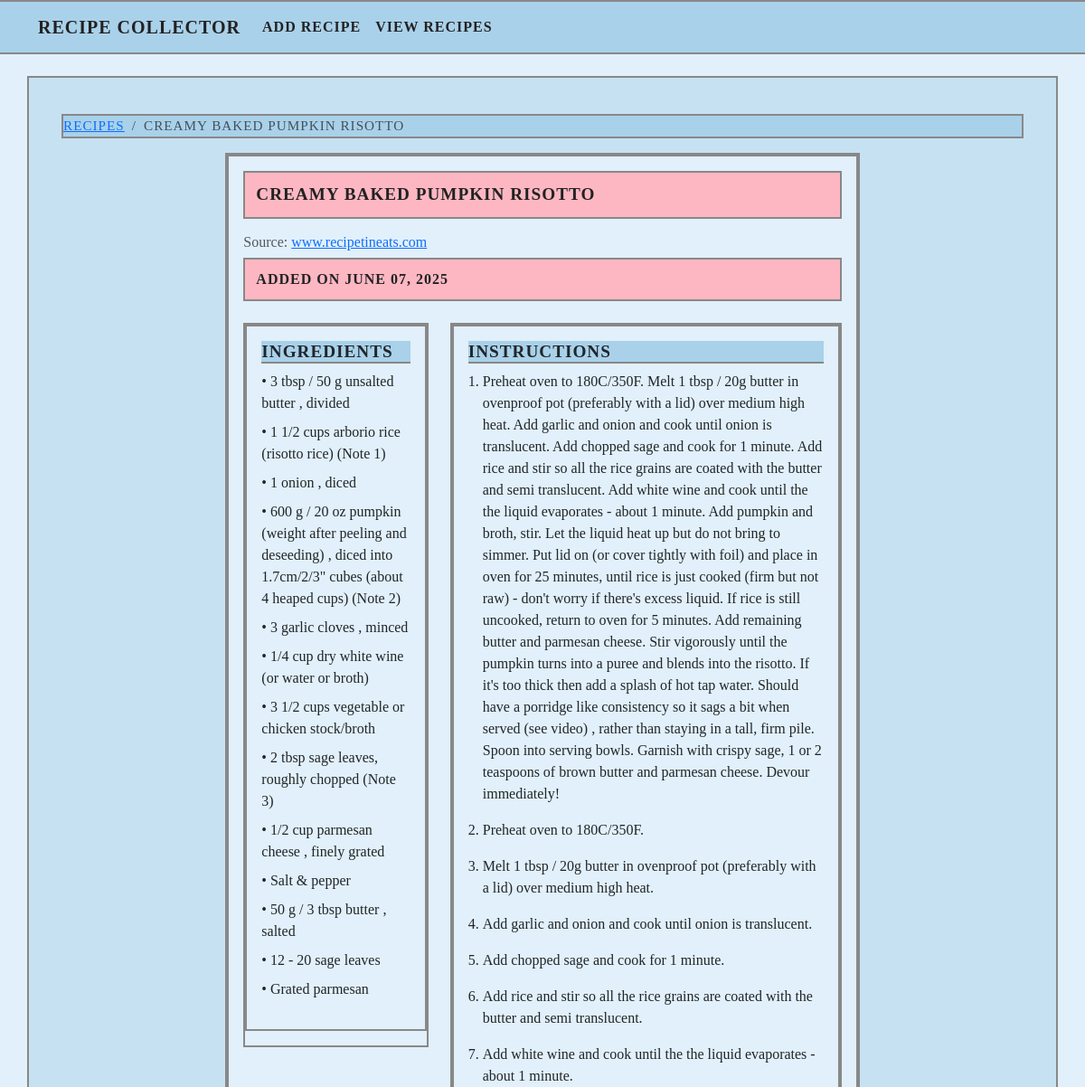
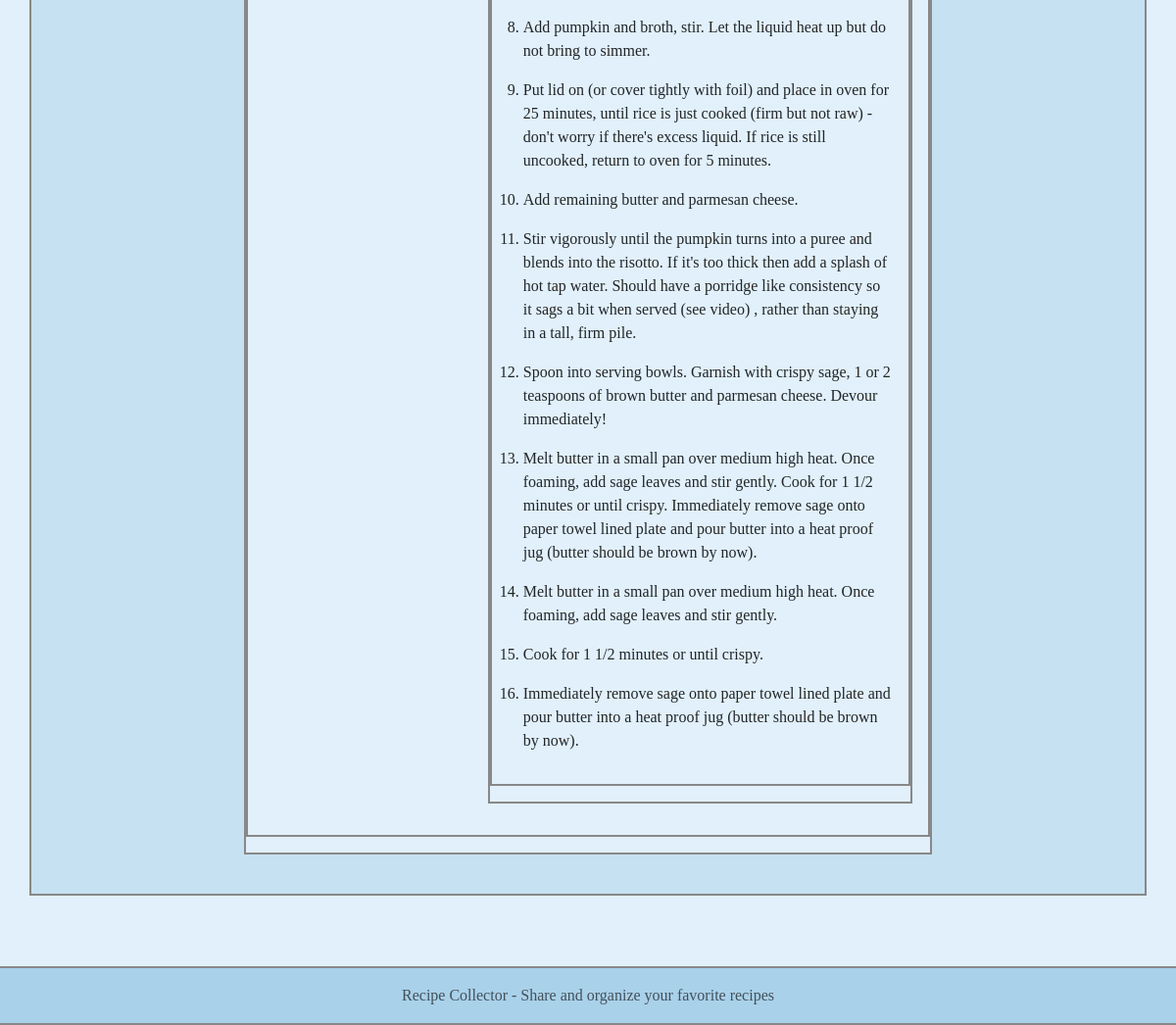
The app's page /recipe/7 with its own data (2 pictures, top to bottom).
### app.py (models this page shows, shortened)
class Recipe(db.Model):
    __tablename__ = 'recipe'  # Explicitly set table name
    id = db.Column(db.Integer, primary_key=True)
    title = db.Column(db.String(200), nullable=False)
    ingredients = db.Column(db.Text, nullable=False)
    instructions = db.Column(db.Text, nullable=False)
    source_url = db.Column(db.String(500), nullable=False)
    source_name = db.Column(db.String(200), nullable=False)
    image_url = db.Column(db.String(500), nullable=True)  # New field
    created_at = db.Column(db.DateTime, default=datetime.utcnow)

### app.py (the view)
@app.route('/recipe/<int:recipe_id>')
def recipe_detail(recipe_id):
    recipe = Recipe.query.get_or_404(recipe_id)
    return render_template('recipe_detail.html', recipe=recipe)

### templates/recipe_detail.html (shortened to what this page needs)
{% extends "base.html" %}
{% block content %}
<div class="container">
    <nav aria-label="breadcrumb" class="mt-3">
        <ol class="breadcrumb">
            <li class="breadcrumb-item"><a href="{{ url_for('recipes') }}">Recipes</a></li>
            <li class="breadcrumb-item active" aria-current="page">{{ recipe.title }}</li>
        </ol>
    </nav>
    <div class="row">
        <div class="col-lg-8 mx-auto">
            <div class="card">
                <div class="card-body">
                    <div class="highlight-bar mb-3">{{ recipe.title }}</div>
                    <div class="mb-4">
                        <h6 class="text-muted">
                            Source: <a href="{{ recipe.source_url }}" target="_blank" rel="noopener">{{ recipe.source_name }}</a>
                        </h6>
                        <div class="highlight-bar" style="font-size:1em;">
                            Added on {{ recipe.created_at.strftime('%B %d, %Y') }}
                        </div>
                    </div>
                    <div class="row">
                        <div class="col-md-4">
                            <div class="card bg-light">
                                <div class="card-body">
                                    <h5 class="card-title">Ingredients</h5>
                                    <ul class="list-unstyled">
                                        {% for ingredient in recipe.ingredients.split('\n') %}
                                            <li class="mb-2">• {{ ingredient }}</li>
                                        {% endfor %}
                                    </ul>
                                </div>
                            </div>
                        </div>
                        <div class="col-md-8">
                            <div class="card">
                                <div class="card-body">
                                    <h5 class="card-title">Instructions</h5>
                                    <ol class="ps-3">
                                        {% for instruction in recipe.instructions.split('\n') %}
                                            <li class="mb-3">{{ instruction }}</li>
                                        {% endfor %}
                                    </ol>
                                </div>
                            </div>
                        </div>
                    </div>
                </div>
            </div>
        </div>
    </div>
</div>
{% endblock %}

### static/style.css (style rules this page uses)
:root { --blue1: #A9D1EA; --blue2: #C6E1F2; --blue3: #E1F0FA; --pink1: #F7E0E3; --pink2: #FDB7C2; --pink3: #E68FAE; --border: #888; --text: #222; }
body { min-height: 100vh; display: flex; flex-direction: column; background: var(--blue3); font-family: 'Verdana', 'Geneva', 'Tahoma', 'sans-serif'; color: var(--text); margin: 0; padding: 0; }
.card { box-shadow: 0 2px 4px rgba(0,0,0,0.1); transition: transform 0.2s ease-in-out; }
.card, .card-header, .card-body, .card-footer { background: var(--blue3) !important; border: 2px solid var(--border) !important; border-radius: 0 !important; box-shadow: none !important; margin-bottom: 16px; }
.card-header, .card-title, .card-footer { background: var(--blue1) !important; border-bottom: 2px solid var(--border) !important; font-weight: bold; text-transform: uppercase; letter-spacing: 1px; border-radius: 0 !important; }
.card-title { font-size: 1.2em; margin-bottom: 8px; }
.alert, .breadcrumb, .list-group-item { border: 2px solid var(--border) !important; border-radius: 0 !important; background: var(--pink1) !important; color: var(--text) !important; box-shadow: none !important; }
.breadcrumb { background: var(--blue1) !important; font-size: 0.95em; text-transform: uppercase; letter-spacing: 1px; border-radius: 0 !important; }
* { border-radius: 0 !important; box-shadow: none !important; }
.highlight-bar { background: #FDB7C2 !important; color: #222 !important; border: 2px solid #888 !important; border-radius: 0 !important; font-weight: bold; text-transform: uppercase; letter-spacing: 1px; font-size: 1.2em; padding: 10px 12px; margin-bottom: 12px; text-align: left; box-shadow: none !important; }

### records on screen
Recipe: title "CREAMY BAKED PUMPKIN RISOTTO", source_name "www.recipetineats.com", created_at "JUNE 07, 2025"

### other values on screen
{{ ingredient }} "3 tbsp / 50 g unsalted butter , divided" "1 1/2 cups arborio rice (risotto rice) (Note 1)" "1 onion , diced" "600 g / 20 oz pumpkin (weight after peeling and deseeding) , diced into 1.7cm/2/3\" cubes (about 4 heaped cups) (Note 2)" "3 garlic cloves , minced" "1/4 cup dry white wine (or water or broth)" "3 1/2 cups vegetable or chicken stock/broth" "2 tbsp sage leaves, roughly chopped (Note 3)" "1/2 cup parmesan cheese , finely grated" "Salt & pepper" "50 g / 3 tbsp butter , salted" "12 - 20 sage leaves" "Grated parmesan"
{{ instruction }} "Preheat oven to 180C/350F." "Melt 1 tbsp / 20g butter in ovenproof pot (preferably with a lid) over medium high heat." "Add garlic and onion and cook until onion is translucent." "Add chopped sage and cook for 1 minute." "Add rice and stir so all the rice grains are coated with the butter and semi translucent." "Add white wine and cook until the the liquid evaporates - about 1 minute." "Add pumpkin and broth, stir. Let the liquid heat up but do not bring to simmer." "Add remaining butter and parmesan cheese." "Spoon into serving bowls. Garnish with crispy sage, 1 or 2 teaspoons of brown butter and parmesan cheese. Devour immediately!" "Melt butter in a small pan over medium high heat. Once foaming, add sage leaves and stir gently." "Cook for 1 1/2 minutes or until crispy." "Immediately remove sage onto paper towel lined plate and pour butter into a heat proof jug (butter should be brown by now)."
